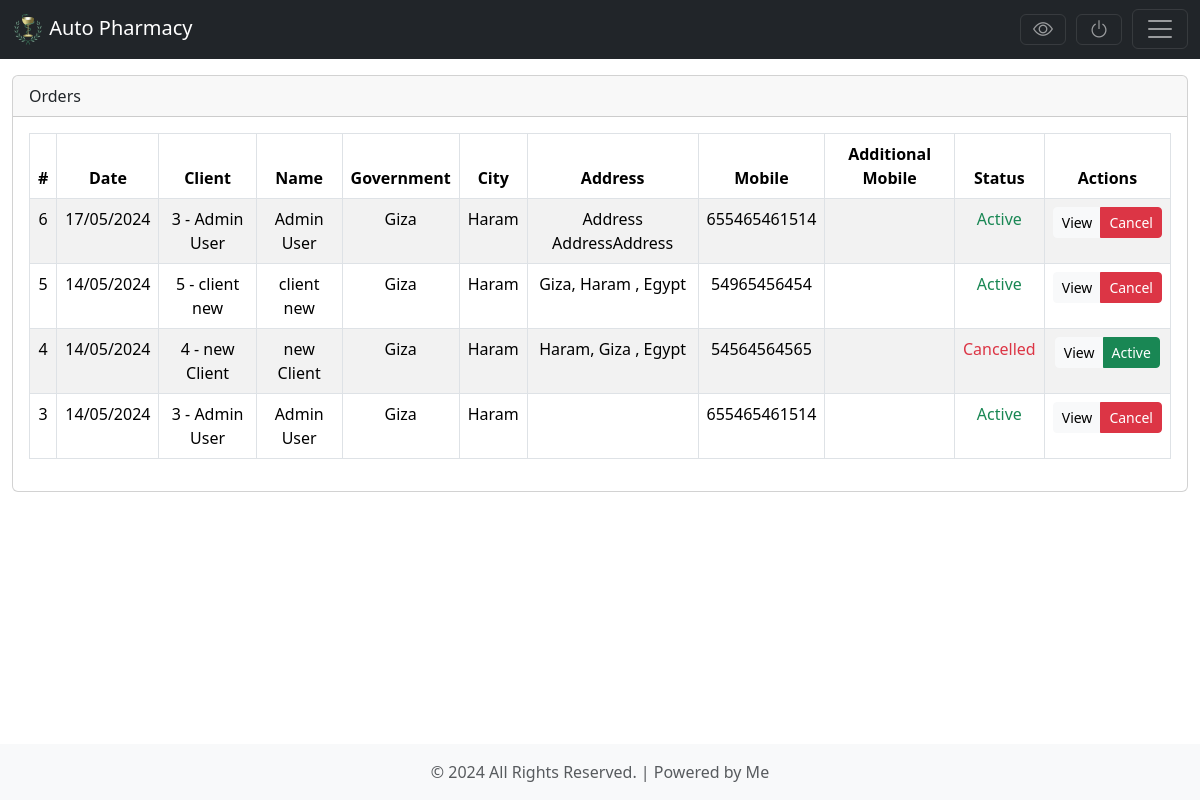
The app's page /admin/orders/index.php (signed in) with its own data.
### tables this page shows
CREATE TABLE `orders_hd` (
  `id` int(11) NOT NULL,
  `client_id` int(11) NOT NULL,
  `doc_date` date NOT NULL DEFAULT sysdate(),
  `payer` varchar(950) NOT NULL,
  `govern` varchar(350) NOT NULL,
  `city` varchar(450) NOT NULL,
  `mob` varchar(25) NOT NULL,
  `add_mob` varchar(25) DEFAULT NULL,
  `notes` text DEFAULT NULL,
  `created_at` datetime NOT NULL DEFAULT sysdate(),
  `updated_at` datetime DEFAULT NULL,
  `deleted` char(1) NOT NULL DEFAULT 'N',
  `cncld` char(1) NOT NULL DEFAULT 'N',
  `address` varchar(950) DEFAULT NULL
);

### classes/Info.php (called while the page is built, shortened)
<?php
class Info
{
    public static $DB_HOSTNAME = '127.0.0.1',
        $DB_USERNAME = 'root',
        $DB_PASSWORD = '',
        $DB_NAME = 'pharmacy',
        $P_KEYS = ['s', 'd', 'i', 'b'],
        $conn = null;
    public static function open_conn()
    {
        if (empty(Info::$conn)) {
            Info::$conn = mysqli_connect(Info::$DB_HOSTNAME, Info::$DB_USERNAME, Info::$DB_PASSWORD, Info::$DB_NAME);
            Info::$conn->set_charset('utf8');
        }
    }
    public static function getQuery($sql, $params = null)
    {
        if (!empty($sql)) {
            $rslt = [];
            try {
                $stmt = mysqli_prepare(Info::$conn, $sql);
                if ($stmt->execute()) {
                    $rslt = mysqli_fetch_all($stmt->get_result(), MYSQLI_BOTH);
                }
            } catch (Exception $e) {
                echo $e;
                die();
            } finally {
                return $rslt;
            }
        }
    }
}

### admin/orders/index.php (the view, shortened to what this page needs)
<?php
$data = Info::getQuery("select oh.id,
                                oh.payer,
                                date_format(oh.doc_date,'%d/%m/%Y') doc_date,
                                concat(c.id,' - ',c.f_name,' ',c.l_name) client,
                                oh.govern,
                                oh.city,
                                oh.address,
                                oh.mob,
                                oh.add_mob,
                                oh.cncld
                            from orders_hd oh
                        left join clients c on oh.client_id = c.id and oh.deleted = c.deleted
                        where oh.deleted = 'N'
                        order by oh.id desc");
?>
<!doctype html>
<html lang="en" class="h-100">
<head>
    <?php require_once '../pages/h-scripts.php' ?>
    <link href="https://cdn.datatables.net/2.0.7/css/dataTables.bootstrap5.css" rel="stylesheet">
    <link href="https://cdn.datatables.net/responsive/3.0.2/css/responsive.bootstrap5.css" rel="stylesheet">
    <link href="https://cdn.datatables.net/buttons/3.0.2/css/buttons.bootstrap5.css" rel="stylesheet">
</head>
<body class="d-flex flex-column h-100">
    <?php require_once '../pages/header.php' ?>
    <main class="flex-shrink-0">
        <div class="container-fluid mt-3 mb-2">
            <div class="card">
                <div class="card-header">
                    <div class="row">
                        <div class="col-xl-12 col-lg-12 col-md-12 align-self-center">
                            Orders
                        </div>
                    </div>
                </div>
                <div class="card-body">
                    <table id="tbl_data" class="table table-striped table-bordered table-hover text-center">
                        <thead>
                            <tr>
                                <th class="text-center">#</th>
                                <th class="text-center">Date</th>
                                <th class="text-center">Client</th>
                                <th class="text-center">Name</th>
                                <th class="text-center">Government</th>
                                <th class="text-center">City</th>
                                <th class="text-center">Address</th>
                                <th class="text-center">Mobile</th>
                                <th class="text-center">Additional Mobile</th>
                                <th class="text-center">Status</th>
                                <th class="text-center">Actions</th>
                            </tr>
                        </thead>
                        <tbody>
                            <?php
                            if (!empty($data) && is_countable($data) && count($data) > 0) {
                                foreach ($data as $row) {
                                    echo '<tr>
                                            <td>' . $row['id'] . '</td>
                                            <td>' . $row['doc_date'] . '</td>
                                            <td>' . $row['client'] . '</td>
                                            <td>' . $row['payer'] . '</td>
                                            <td>' . $row['govern'] . '</td>
                                            <td>' . $row['city'] . '</td>
                                            <td>' . $row['address'] . '</td>
                                            <td>' . $row['mob'] . '</td>
                                            <td>' . $row['add_mob'] . '</td>
                                            <td>' . ($row['cncld'] == 'Y' ? '<span class="text-danger">Cancelled</span>' : '<span class="text-success">Active</span>') . '</td>
                                            <td>
                                                <div class="btn-group" role="group">
                                                    <button type="button" class="ml-2 btn btn-sm btn-light" onclick="window.location.href = `view.php?id=' . $row['id'] . '`;">View</button>
                                                    '.($row['cncld'] == 'Y' ? '<button type="button" class="ml-2 btn btn-sm btn-success" onclick="active(' . $row['id'] . ');">Active</button>' : '').'
                                                    '.($row['cncld'] == 'N' ? '<button type="button" class="ml-2 btn btn-sm btn-danger" onclick="delete_row(' . $row['id'] . ');">Cancel</button>' : '').'
                                                </div>
                                            </td>
                                        </tr>';
                                }
                            }
                            ?>
                        </tbody>
                    </table>
                </div>
            </div>
        </div>
    </main>
    <?php require_once '../pages/footer.php' ?>
</body>
</html>

### records on screen
orders_hd: id "6", doc_date "17/05/2024", client "3 - Admin User", payer "Admin User", govern "Giza", city "Haram", address "Address AddressAddress", mob "655465461514", cncld "Active"
orders_hd: id "5", doc_date "14/05/2024", client "5 - client new", payer "client new", govern "Giza", city "Haram", address "Giza, Haram , Egypt", mob "54965456454", cncld "Active"
orders_hd: id "4", doc_date "14/05/2024", client "4 - new Client", payer "new Client", govern "Giza", city "Haram", address "Haram, Giza , Egypt", mob "54564564565", cncld "Cancelled"
orders_hd: id "3", doc_date "14/05/2024", client "3 - Admin User", payer "Admin User", govern "Giza", city "Haram", mob "655465461514", cncld "Active"
